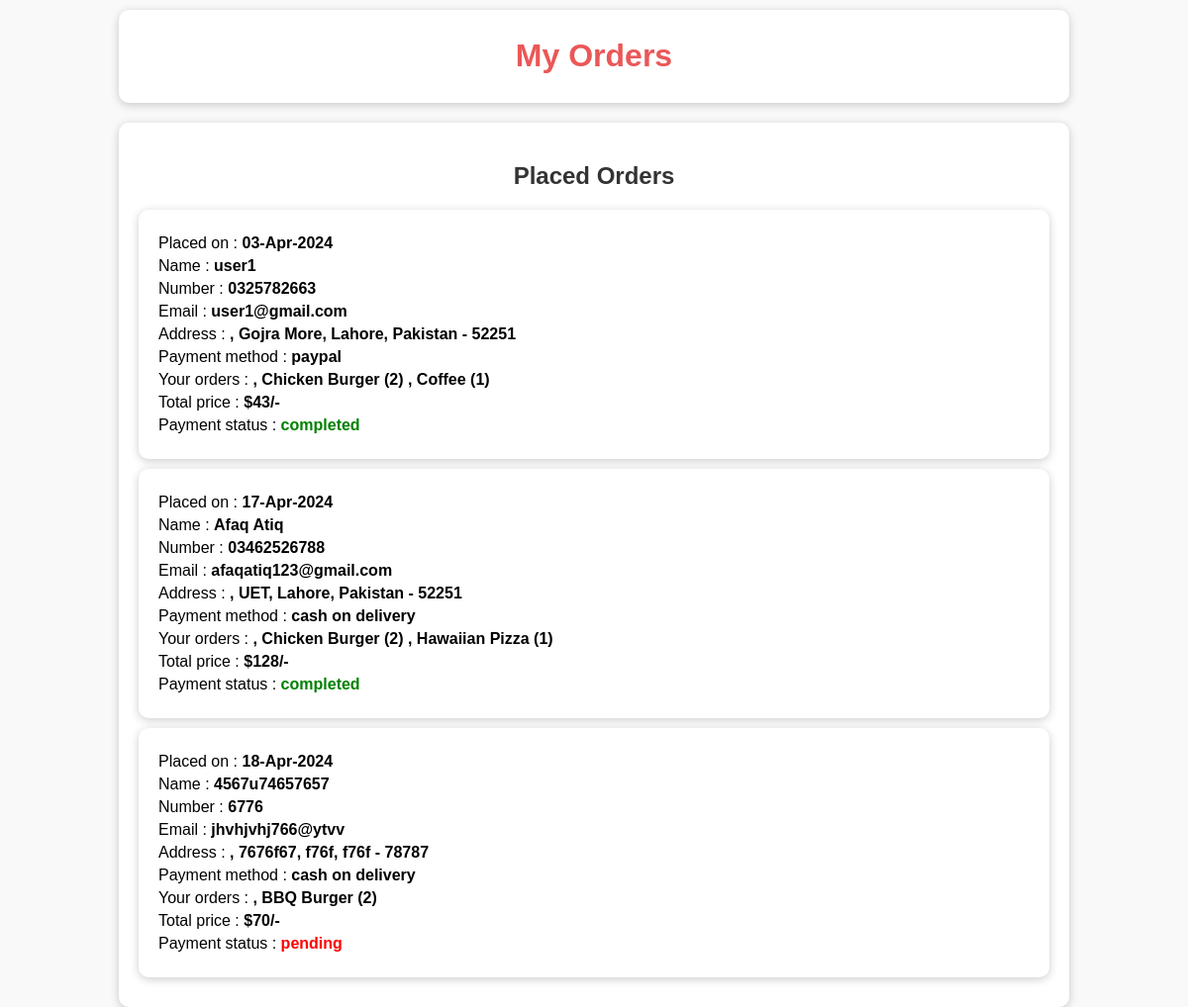
Screenshot of /orders.php (signed in) with the database file from the repository.
### tables this page shows
CREATE TABLE `orders` (
  `id` int(100) NOT NULL,
  `user_id` int(100) NOT NULL,
  `name` varchar(100) NOT NULL,
  `number` varchar(12) NOT NULL,
  `email` varchar(100) NOT NULL,
  `method` varchar(50) NOT NULL,
  `address` varchar(500) NOT NULL,
  `total_products` varchar(1000) NOT NULL,
  `total_price` int(100) NOT NULL,
  `placed_on` varchar(50) NOT NULL,
  `payment_status` varchar(20) NOT NULL DEFAULT 'pending'
);

### orders.php (the view, shortened to what this page needs)
<?php
include 'config.php';
$user_id = $_SESSION['user_id'];
?>
<!DOCTYPE html>
<html lang="en">
<head>
   <link rel="stylesheet" href="https://cdnjs.cloudflare.com/ajax/libs/font-awesome/6.0.0/css/all.min.css">
</head>
<body>
<div class="heading">
   <h1>My Orders</h1>
</div>
<section class="placed-orders">
   <h1 class="title">Placed Orders</h1>
   <div class="box-container">
      <?php
         $order_query = mysqli_query($conn, "SELECT * FROM `orders` WHERE user_id = '$user_id'") or die('query failed');
         if(mysqli_num_rows($order_query) > 0){
            while($fetch_orders = mysqli_fetch_assoc($order_query)){
      ?>
      <div class="box">
         <p> Placed on : <span><?php echo $fetch_orders['placed_on']; ?></span> </p>
         <p> Name : <span><?php echo $fetch_orders['name']; ?></span> </p>
         <p> Number : <span><?php echo $fetch_orders['number']; ?></span> </p>
         <p> Email : <span><?php echo $fetch_orders['email']; ?></span> </p>
         <p> Address : <span><?php echo $fetch_orders['address']; ?></span> </p>
         <p> Payment method : <span><?php echo $fetch_orders['method']; ?></span> </p>
         <p> Your orders : <span><?php echo $fetch_orders['total_products']; ?></span> </p>
         <p> Total price : <span>$<?php echo $fetch_orders['total_price']; ?>/-</span> </p>
         <p> Payment status : <span style="color:<?php if($fetch_orders['payment_status'] == 'pending'){ echo 'red'; }else{ echo 'green'; } ?>;"><?php echo $fetch_orders['payment_status']; ?></span> </p>
         </div>
      <?php
       }
      }else{
         echo '<p class="empty">no orders placed yet!</p>';
      }
      ?>
   </div>
</section>
</body>
</html>

### orders.php (style rules this page uses)
body { font-family: Arial, sans-serif; margin: 0; padding: 0; background-color: #f9f9f9; width: 80%; margin: auto; }
.heading { margin-top: 10px; border-radius: 10px; text-align: center; padding: 7px 0; background-color: #FFFFFF; box-shadow: 0 2px 10px rgba(0, 0, 0, 0.2); color: #EB5757; }
.placed-orders { margin-top: 20px; padding: 20px; background-color: #FFFFFF; border-radius: 10px; box-shadow: 0 2px 10px rgba(0, 0, 0, 0.2); }
.title { text-align: center; margin-bottom: 20px; color: #333; }
.box-container { display: grid; grid-template-columns: repeat(auto-fill, minmax(535px, 1fr)); }
.box { margin-bottom: 10px; background-color: #fff; padding: 20px; border-radius: 10px; box-shadow: 0 4px 6px rgba(0, 0, 0, 0.1); transition: transform 0.3s, box-shadow 0.3s; box-shadow: 0 2px 10px rgba(0, 0, 0, 0.2); }
.box p { margin: 5px 0; }
.box p span { font-weight: bold; }

### rows the page displays
orders: placed_on "03-Apr-2024", name "user1", number "0325782663", email "user1@gmail.com", address ", Gojra More, Lahore, Pakistan - 52251", method "paypal", total_products ", Chicken Burger (2) , Coffee (1)", total_price "43", payment_status "completed"
orders: placed_on "17-Apr-2024", name "Afaq Atiq", number "03462526788", email "afaqatiq123@gmail.com", address ", UET, Lahore, Pakistan - 52251", method "cash on delivery", total_products ", Chicken Burger (2) , Hawaiian Pizza (1)", total_price "128", payment_status "completed"
orders: placed_on "18-Apr-2024", name "4567u74657657", number "6776", email "jhvhjvhj766@ytvv", address ", 7676f67, f76f, f76f - 78787", method "cash on delivery", total_products ", BBQ Burger (2)", total_price "70", payment_status "pending"
